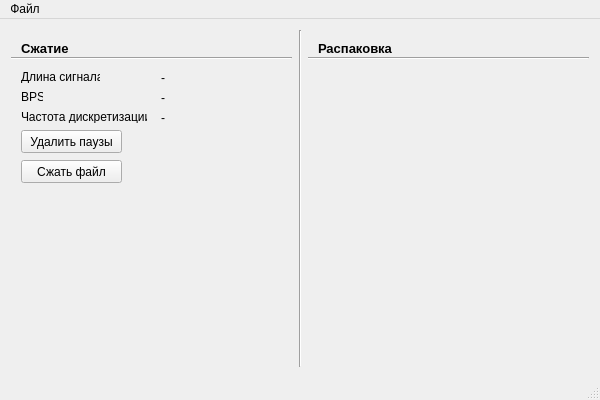
<?xml version="1.0" encoding="UTF-8"?>
<ui version="4.0">
 <class>MainWindow</class>
 <widget class="QMainWindow" name="MainWindow">
  <property name="geometry">
   <rect>
    <x>0</x>
    <y>0</y>
    <width>600</width>
    <height>400</height>
   </rect>
  </property>
  <property name="minimumSize">
   <size>
    <width>600</width>
    <height>400</height>
   </size>
  </property>
  <property name="maximumSize">
   <size>
    <width>600</width>
    <height>400</height>
   </size>
  </property>
  <property name="windowTitle">
   <string>Сжатие речевых данных</string>
  </property>
  <widget class="QWidget" name="centralWidget">
   <layout class="QHBoxLayout" name="horizontalLayout">
    <item>
     <widget class="QWidget" name="decompressPanel" native="true">
      <widget class="QLabel" name="label">
       <property name="geometry">
        <rect>
         <x>10</x>
         <y>10</y>
         <width>51</width>
         <height>16</height>
        </rect>
       </property>
       <property name="font">
        <font>
         <pointsize>10</pointsize>
         <weight>75</weight>
         <bold>true</bold>
        </font>
       </property>
       <property name="text">
        <string>Сжатие</string>
       </property>
      </widget>
      <widget class="QLabel" name="label_3">
       <property name="geometry">
        <rect>
         <x>10</x>
         <y>40</y>
         <width>79</width>
         <height>13</height>
        </rect>
       </property>
       <property name="text">
        <string>Длина сигнала:</string>
       </property>
      </widget>
      <widget class="QLabel" name="label_4">
       <property name="geometry">
        <rect>
         <x>10</x>
         <y>60</y>
         <width>22</width>
         <height>13</height>
        </rect>
       </property>
       <property name="text">
        <string>BPS:</string>
       </property>
      </widget>
      <widget class="QLabel" name="label_5">
       <property name="geometry">
        <rect>
         <x>10</x>
         <y>80</y>
         <width>126</width>
         <height>13</height>
        </rect>
       </property>
       <property name="text">
        <string>Частота дискретизации:</string>
       </property>
      </widget>
      <widget class="Line" name="line">
       <property name="geometry">
        <rect>
         <x>0</x>
         <y>20</y>
         <width>281</width>
         <height>16</height>
        </rect>
       </property>
       <property name="orientation">
        <enum>Qt::Horizontal</enum>
       </property>
      </widget>
      <widget class="QLabel" name="inSignalLengthLabel">
       <property name="geometry">
        <rect>
         <x>150</x>
         <y>40</y>
         <width>121</width>
         <height>16</height>
        </rect>
       </property>
       <property name="text">
        <string>-</string>
       </property>
      </widget>
      <widget class="QLabel" name="inSignalBpsLabel">
       <property name="geometry">
        <rect>
         <x>150</x>
         <y>60</y>
         <width>121</width>
         <height>16</height>
        </rect>
       </property>
       <property name="text">
        <string>-</string>
       </property>
      </widget>
      <widget class="QLabel" name="inSignalRateLabel">
       <property name="geometry">
        <rect>
         <x>150</x>
         <y>80</y>
         <width>121</width>
         <height>16</height>
        </rect>
       </property>
       <property name="text">
        <string>-</string>
       </property>
      </widget>
      <widget class="QPushButton" name="deletePauseBtn">
       <property name="geometry">
        <rect>
         <x>10</x>
         <y>100</y>
         <width>101</width>
         <height>23</height>
        </rect>
       </property>
       <property name="text">
        <string>Удалить паузы</string>
       </property>
      </widget>
      <widget class="QPushButton" name="compressBtn">
       <property name="geometry">
        <rect>
         <x>10</x>
         <y>130</y>
         <width>101</width>
         <height>23</height>
        </rect>
       </property>
       <property name="text">
        <string>Сжать файл</string>
       </property>
      </widget>
     </widget>
    </item>
    <item>
     <widget class="Line" name="line_3">
      <property name="orientation">
       <enum>Qt::Vertical</enum>
      </property>
     </widget>
    </item>
    <item>
     <widget class="QWidget" name="compresPanel" native="true">
      <widget class="QLabel" name="label_2">
       <property name="geometry">
        <rect>
         <x>10</x>
         <y>10</y>
         <width>79</width>
         <height>16</height>
        </rect>
       </property>
       <property name="font">
        <font>
         <pointsize>10</pointsize>
         <weight>75</weight>
         <bold>true</bold>
        </font>
       </property>
       <property name="text">
        <string>Распаковка</string>
       </property>
      </widget>
      <widget class="Line" name="line_2">
       <property name="geometry">
        <rect>
         <x>0</x>
         <y>20</y>
         <width>281</width>
         <height>16</height>
        </rect>
       </property>
       <property name="orientation">
        <enum>Qt::Horizontal</enum>
       </property>
      </widget>
     </widget>
    </item>
   </layout>
  </widget>
  <widget class="QMenuBar" name="menuBar">
   <property name="geometry">
    <rect>
     <x>0</x>
     <y>0</y>
     <width>600</width>
     <height>21</height>
    </rect>
   </property>
   <widget class="QMenu" name="menu">
    <property name="title">
     <string>Файл</string>
    </property>
    <addaction name="loadWav"/>
    <addaction name="loadCwf"/>
    <addaction name="exit"/>
   </widget>
   <addaction name="menu"/>
  </widget>
  <widget class="QStatusBar" name="statusBar"/>
  <action name="loadWav">
   <property name="checkable">
    <bool>false</bool>
   </property>
   <property name="text">
    <string>Загрузить речь</string>
   </property>
   <property name="menuRole">
    <enum>QAction::TextHeuristicRole</enum>
   </property>
  </action>
  <action name="loadCwf">
   <property name="checkable">
    <bool>false</bool>
   </property>
   <property name="text">
    <string>Загрузить сжатый файл</string>
   </property>
  </action>
  <action name="exit">
   <property name="checkable">
    <bool>false</bool>
   </property>
   <property name="text">
    <string>Выход</string>
   </property>
   <property name="menuRole">
    <enum>QAction::QuitRole</enum>
   </property>
  </action>
 </widget>
 <layoutdefault spacing="6" margin="11"/>
 <resources/>
 <connections/>
</ui>
